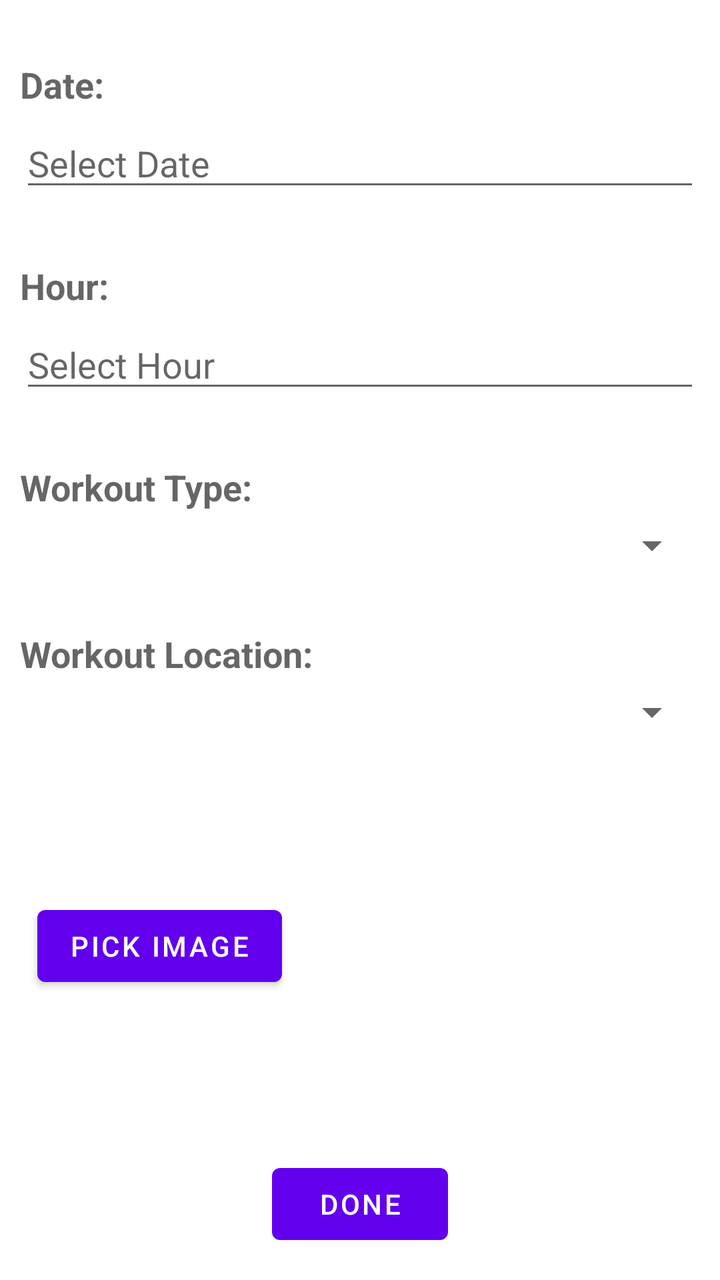
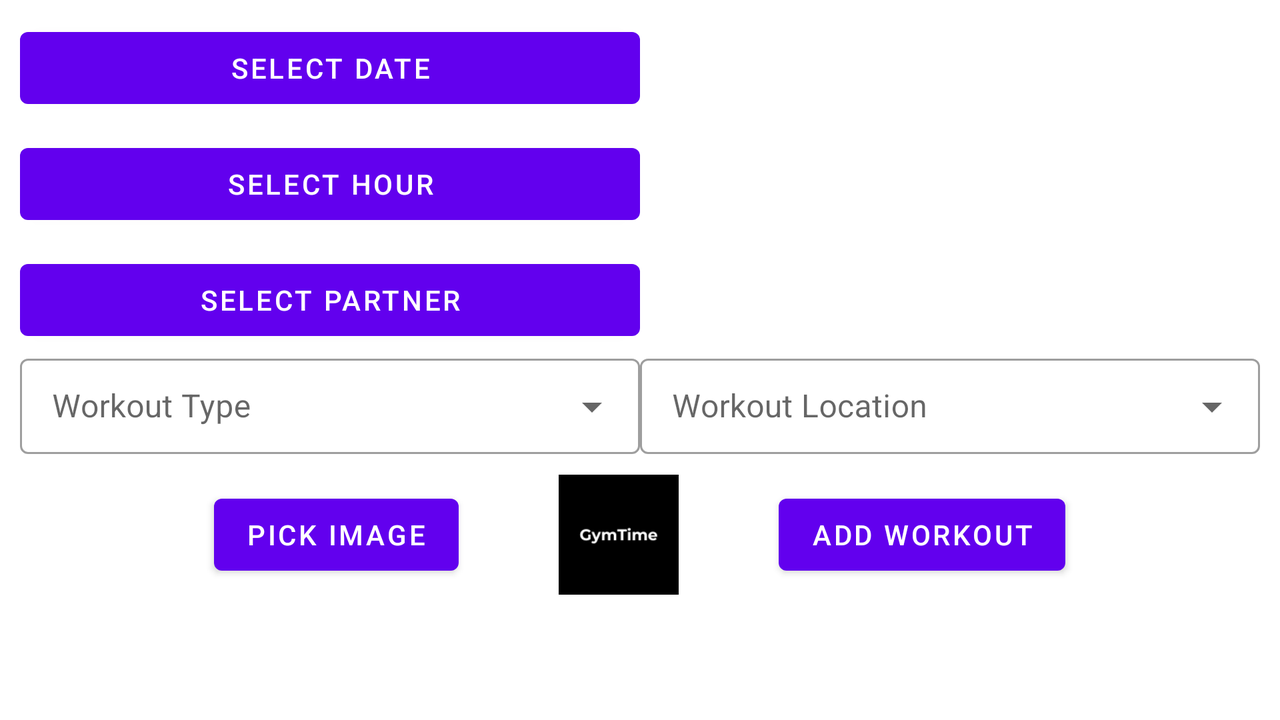

Compare how this app lays out the same screen by default and in its alternative resource folder. The renders come first, then the two layout files and the values they reference.
<!-- AndroidManifest.xml: application theme Theme.GymTime -->
<!-- res/layout/add_item_layout.xml -->
<?xml version="1.0" encoding="utf-8"?>
<LinearLayout xmlns:android="http://schemas.android.com/apk/res/android"
    android:layout_width="match_parent"
    android:layout_height="match_parent"
    xmlns:tools="http://schemas.android.com/tools"
    tools:context=".ui.add_item.AdditemFragment"
    android:layout_marginHorizontal="10dp"
    android:orientation="vertical">

    <TextView
        android:layout_width="wrap_content"
        android:layout_height="wrap_content"
        android:text="Date:"
        android:textStyle="bold"
        android:layout_marginTop="30dp"
        android:textAppearance="?android:attr/textAppearanceMedium" />

    <EditText
        android:id="@+id/workout_date"
        android:layout_width="match_parent"
        android:layout_height="wrap_content"
        android:layout_marginTop="5dp"
        android:hint="Select Date"
        android:focusable="false"
        android:clickable="true"
        android:inputType="none"/>

    <TextView
        android:layout_width="wrap_content"
        android:layout_height="wrap_content"
        android:text="Hour:"
        android:textStyle="bold"

        android:layout_marginTop="30dp"
        android:textAppearance="?android:attr/textAppearanceMedium" />

    <EditText
        android:id="@+id/workout_hours"
        android:layout_width="match_parent"
        android:layout_height="wrap_content"
        android:hint="Select Hour"
        android:layout_marginTop="5dp"
        android:focusable="false"
        android:clickable="true"
        android:inputType="none"/>

    <TextView
        android:layout_width="wrap_content"
        android:layout_height="wrap_content"
        android:text="Workout Type:"
        android:textStyle="bold"

        android:layout_marginTop="30dp"
        android:textAppearance="?android:attr/textAppearanceMedium" />

    <Spinner
        android:id="@+id/workout_type"
        android:layout_width="match_parent"
        android:layout_height="wrap_content"
        android:layout_marginTop="5dp"/>

    <TextView
        android:layout_width="wrap_content"
        android:layout_height="wrap_content"
        android:text="Workout Location:"
        android:textStyle="bold"

        android:layout_marginTop="30dp"
        android:textAppearance="?android:attr/textAppearanceMedium" />

    <Spinner
        android:id="@+id/workout_location"
        android:layout_width="match_parent"
        android:layout_height="wrap_content"
        android:layout_marginTop="5dp"/>

    <LinearLayout
        android:layout_width="match_parent"
        android:layout_height="wrap_content"
        android:orientation="horizontal"
        android:layout_marginTop="30dp"
        android:gravity="center">

        <Button
            android:layout_width="wrap_content"
            android:layout_height="wrap_content"
            android:layout_gravity="center"
            android:layout_marginEnd="50dp"
            android:text="Pick image"
            android:id="@+id/image_btn">
        </Button>

        <ImageView
            android:layout_width="150dp"
            android:layout_height="150dp"
            android:layout_gravity="center"

            android:src="@drawable/ic_launcher_background"
            android:id="@+id/res_img">
        </ImageView>


    </LinearLayout>


    <Button
        android:layout_width="wrap_content"
        android:layout_height="wrap_content"
        android:layout_gravity="center"
        android:layout_marginTop="30dp"
        android:text="Done"
        android:id="@+id/done_btn">
    </Button>


</LinearLayout>
<!-- resources referenced by this layout -->
<resources>
  <style name="Theme.GymTime" parent="Base.Theme.GymTime" />
  <style name="Base.Theme.GymTime" parent="Theme.MaterialComponents.DayNight">
          
  
      </style>
</resources>
<!-- res/layout-land/add_item_layout.xml (the repository's variant of the layout above) -->
<!-- drawn on the phone turned sideways -->
<?xml version="1.0" encoding="utf-8"?>
<LinearLayout xmlns:android="http://schemas.android.com/apk/res/android"
    android:layout_width="match_parent"
    android:layout_height="match_parent"
    xmlns:tools="http://schemas.android.com/tools"
    tools:context=".ui.add_item.AdditemFragment"
    android:layout_marginHorizontal="10dp"
    android:orientation="vertical">

    <LinearLayout
        android:layout_width="match_parent"
        android:layout_height="wrap_content"
        android:layout_marginTop="10dp"
        android:orientation="horizontal">

        <Button
            android:id="@+id/date_button"
            android:layout_width="match_parent"
            android:layout_height="wrap_content"
            android:layout_weight="1"
            android:text="@string/select_date"/>

        <TextView
            android:id="@+id/date_textview"
            android:layout_width="match_parent"
            android:layout_height="match_parent"
            android:text=""
            android:textAlignment="center"
            android:textStyle="bold"
            android:layout_weight="1"
            android:gravity="center"
            android:textAppearance="?android:attr/textAppearanceMedium" />

    </LinearLayout>

    <LinearLayout
        android:layout_width="match_parent"
        android:layout_height="wrap_content"
        android:layout_marginTop="10dp"
        android:orientation="horizontal">

        <Button
            android:id="@+id/hour_button"
            android:layout_width="match_parent"
            android:layout_height="wrap_content"
            android:layout_weight="1"
            android:text="@string/select_hour"/>

        <TextView
            android:id="@+id/hour_textview"
            android:layout_width="match_parent"
            android:layout_height="match_parent"
            android:text=""
            android:textAlignment="center"
            android:textStyle="bold"
            android:layout_weight="1"
            android:gravity="center"
            android:textAppearance="?android:attr/textAppearanceMedium" />

    </LinearLayout>

    <LinearLayout
        android:layout_width="match_parent"
        android:layout_height="wrap_content"
        android:layout_marginTop="10dp"
        android:orientation="horizontal">

        <Button
            android:id="@+id/contact_button"
            android:layout_width="match_parent"
            android:layout_height="wrap_content"
            android:layout_weight="1"
            android:text="@string/select_partner"/>

        <TextView
            android:id="@+id/contact_textview"
            android:layout_width="match_parent"
            android:layout_height="match_parent"
            android:text=""
            android:textAlignment="center"
            android:textStyle="bold"
            android:layout_weight="1"
            android:gravity="center"
            android:textAppearance="?android:attr/textAppearanceMedium" />

    </LinearLayout>

    <LinearLayout
        android:layout_width="match_parent"
        android:layout_height="wrap_content"
        android:orientation="horizontal">

        <com.google.android.material.textfield.TextInputLayout
            android:layout_width="match_parent"
            android:layout_height="wrap_content"
            android:layout_weight="1"
            android:hint="@string/workout_type"
            style="@style/Widget.MaterialComponents.TextInputLayout.OutlinedBox.Dense.ExposedDropdownMenu">

            <AutoCompleteTextView
                android:layout_width="match_parent"
                android:layout_height="wrap_content"
                android:id="@+id/workout_type"
                android:backgroundTint="@android:color/transparent"
                android:inputType="none">

            </AutoCompleteTextView>


        </com.google.android.material.textfield.TextInputLayout>

        <com.google.android.material.textfield.TextInputLayout
            android:layout_width="match_parent"
            android:layout_height="wrap_content"
            android:hint="@string/workout_location"
            android:layout_weight="1"
            style="@style/Widget.MaterialComponents.TextInputLayout.OutlinedBox.Dense.ExposedDropdownMenu">

            <AutoCompleteTextView
                android:layout_width="match_parent"
                android:layout_height="wrap_content"
                android:id="@+id/workout_location"
                android:backgroundTint="@android:color/transparent"
                android:inputType="none">

            </AutoCompleteTextView>


        </com.google.android.material.textfield.TextInputLayout>



    </LinearLayout>



    <LinearLayout
        android:layout_width="match_parent"
        android:layout_height="wrap_content"
        android:orientation="horizontal"
        android:layout_marginTop="10dp"
        android:gravity="center">

        <Button
            android:layout_width="wrap_content"
            android:layout_height="wrap_content"
            android:layout_gravity="center"
            android:layout_marginEnd="50dp"
            android:text="@string/pick_image"
            android:id="@+id/image_btn">
        </Button>

        <ImageView
            android:layout_width="60dp"
            android:layout_height="60dp"
            android:layout_gravity="center"
            android:src="@drawable/gym_time"
            android:id="@+id/res_img">
        </ImageView>

        <Button
            android:layout_width="wrap_content"
            android:layout_height="wrap_content"
            android:layout_gravity="center"
            android:layout_marginStart="50dp"
            android:text="@string/add_workout"
            android:id="@+id/done_btn">
        </Button>


    </LinearLayout>


</LinearLayout>
<!-- resources referenced by the variant -->
<!-- as the phone turned sideways resolves them -->
<resources>
  <!-- drawable gym_time: png bitmap (drawable, 3840 bytes) -->
  <string name="add_workout">Add Workout</string>
  <string name="pick_image">Pick image</string>
  <string name="select_date">Select Date</string>
  <string name="select_hour">Select Hour</string>
  <string name="select_partner">Select Partner</string>
  <string name="workout_location">Workout Location</string>
  <string name="workout_type">Workout Type</string>
  <style name="Theme.GymTime" parent="Base.Theme.GymTime" />
  <style name="Base.Theme.GymTime" parent="Theme.MaterialComponents.DayNight">
          
  
      </style>
</resources>
